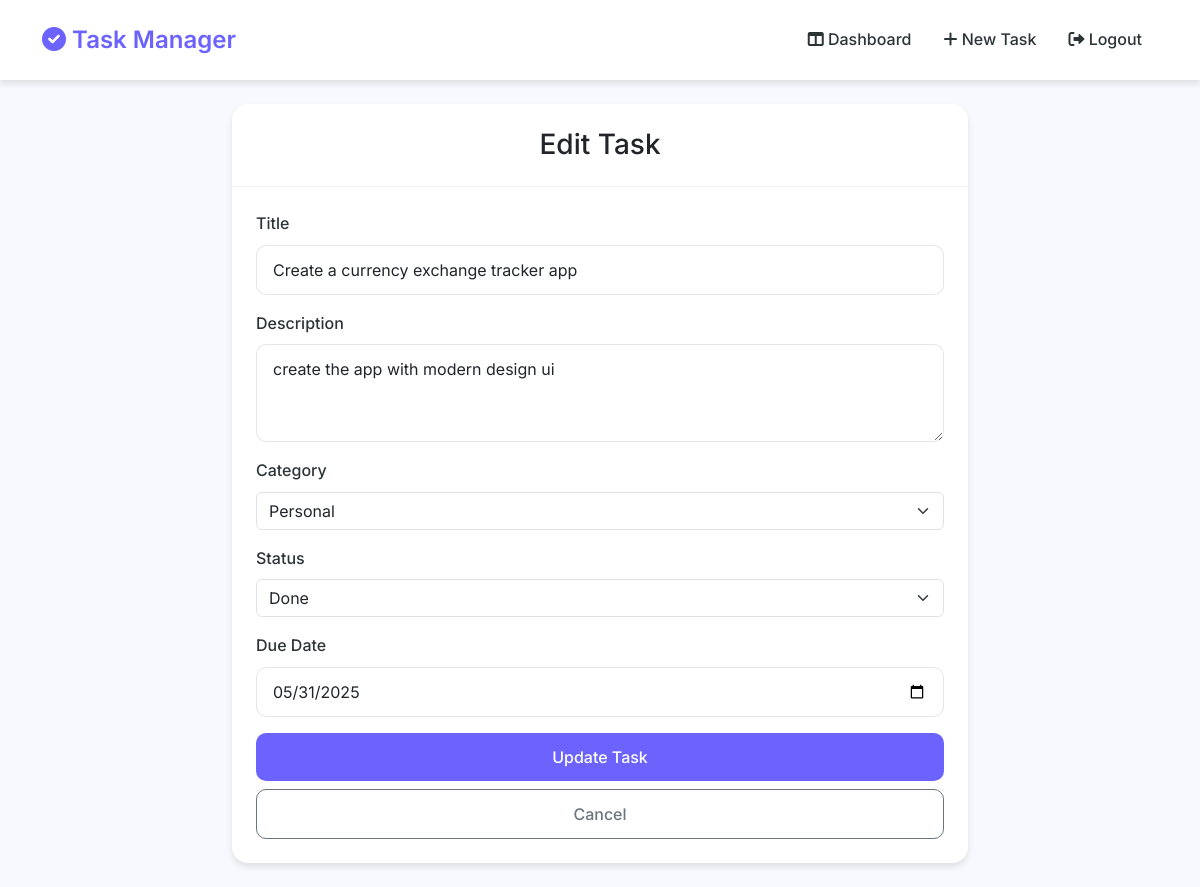
The page /task/1/edit (signed in) on the database its author committed.
### app.py (models this page shows)
class Task(db.Model):
    id = db.Column(db.Integer, primary_key=True)
    title = db.Column(db.String(100), nullable=False)
    description = db.Column(db.Text)
    created_at = db.Column(db.DateTime, default=datetime.utcnow)
    due_date = db.Column(db.DateTime)
    category = db.Column(db.String(50))
    status = db.Column(db.String(20), default='To Do')
    user_id = db.Column(db.Integer, db.ForeignKey('user.id'), nullable=False)

### app.py (the view, shortened to what this page needs)
@app.route('/task/<int:task_id>/edit', methods=['GET', 'POST'])
@login_required
def edit_task(task_id):
    task = Task.query.get_or_404(task_id)
    if task.user_id != current_user.id:
        return redirect(url_for('dashboard'))
    return render_template('edit_task.html', task=task)

### app.py (called while the page is built)
@login_manager.user_loader
def load_user(user_id):
    return User.query.get(int(user_id))

### templates/edit_task.html (shortened to what this page needs)
{% extends "base.html" %}
{% block content %}
<div class="row justify-content-center">
    <div class="col-md-8">
        <div class="card">
            <div class="card-header">
                <h3 class="text-center mb-0">Edit Task</h3>
            </div>
            <div class="card-body">
                <form method="POST">
                    <div class="mb-3">
                        <label for="title" class="form-label">Title</label>
                        <input type="text" class="form-control" id="title" name="title" value="{{ task.title }}" required>
                    </div>
                    <div class="mb-3">
                        <label for="description" class="form-label">Description</label>
                        <textarea class="form-control" id="description" name="description" rows="3">{{ task.description }}</textarea>
                    </div>
                    <div class="mb-3">
                        <label for="category" class="form-label">Category</label>
                        <select class="form-select" id="category" name="category" required>
                            <option value="Personal" {% if task.category == 'Personal' %}selected{% endif %}>Personal</option>
                        </select>
                    </div>
                    <div class="mb-3">
                        <label for="status" class="form-label">Status</label>
                        <select class="form-select" id="status" name="status" required>
                            <option value="Done" {% if task.status == 'Done' %}selected{% endif %}>Done</option>
                        </select>
                    </div>
                    <div class="mb-3">
                        <label for="due_date" class="form-label">Due Date</label>
                        <input type="date" class="form-control" id="due_date" name="due_date" value="{{ task.due_date.strftime('%Y-%m-%d') }}" required>
                    </div>
                    <div class="d-grid gap-2">
                        <button type="submit" class="btn btn-primary">Update Task</button>
                        <a href="{{ url_for('dashboard') }}" class="btn btn-outline-secondary">Cancel</a>
                    </div>
                </form>
            </div>
        </div>
    </div>
</div>
{% endblock %}

### static/css/style.css (style rules this page uses)
:root { --primary-color: #6C63FF; --secondary-color: #F5F6FA; --text-color: #2D3436; --light-text: #636E72; --danger-color: #FF7675; --success-color: #00B894; --warning-color: #FDCB6E; --card-shadow: 0 4px 6px rgba(0, 0, 0, 0.1); --hover-shadow: 0 8px 15px rgba(0, 0, 0, 0.1); }
body { background-color: #F8F9FE; color: var(--text-color); font-family: 'Inter', -apple-system, BlinkMacSystemFont, 'Segoe UI', Roboto, sans-serif; line-height: 1.6; }
.card { border: none; border-radius: 16px; box-shadow: var(--card-shadow); transition: transform 0.3s ease, box-shadow 0.3s ease; margin-bottom: 1.5rem; background: white; }
.card-header { background: transparent; border-bottom: 1px solid rgba(0, 0, 0, 0.05); padding: 1.5rem; font-weight: 600; font-size: 1.1rem; }
.card-body { padding: 1.5rem; }
.btn { border-radius: 10px; padding: 0.75rem 1.5rem; font-weight: 500; transition: all 0.3s ease; }
.btn-primary { background-color: var(--primary-color); border: none; }
.form-control { border-radius: 10px; padding: 0.75rem 1rem; border: 1px solid rgba(0, 0, 0, 0.1); transition: all 0.3s ease; }
.form-label { font-weight: 500; color: var(--text-color); margin-bottom: 0.5rem; }

### rows shown on the page
Task: title "Create a currency exchange tracker app", description "create the app with modern design ui", category "Personal", status "Done", due_date "05/31/2025"
